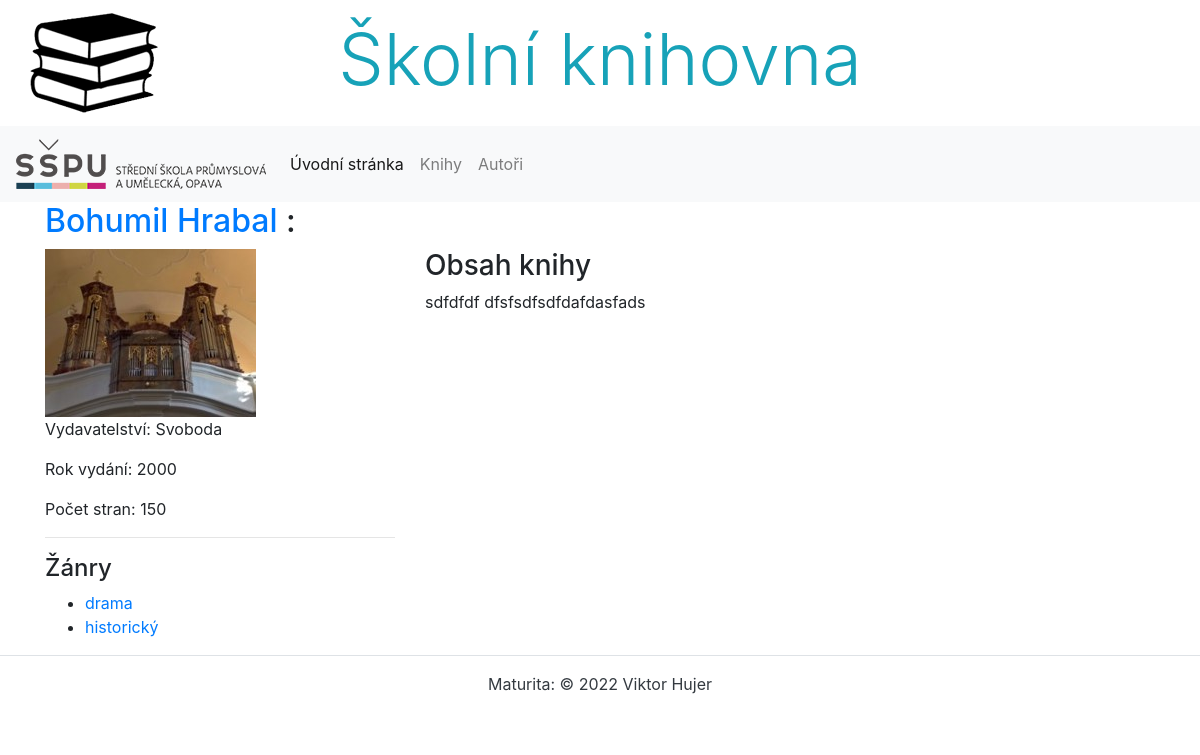
/knihovna/books/23, run on the app's committed database.
### knihovna/models.py (models this page shows)
class Autor(models.Model):
    jmeno = models.CharField(max_length=80, verbose_name='Jméno autora', help_text='Zadejte jméno autora',
                             error_messages={'blank': 'Jméno autora musí být vyplněno'})
    prijmeni = models.CharField(max_length=50, verbose_name='Příjmení autora', help_text='Zadejte příjmení autora',
                                error_messages={'blank': 'Příjmení autora musí být vyplněno'})
    narozeni = models.DateField(blank=True, null=True, verbose_name='Datum narození')
    umrti = models.DateField(blank=True, null=True, verbose_name='Datum úmrtí')
    biografie = models.TextField(blank=True, verbose_name='Životopis')
    fotografie = models.ImageField(upload_to='autori', verbose_name='Fotografie')
    class Meta:
        ordering = ['prijmeni', 'jmeno']
        verbose_name = 'Autor'
        verbose_name_plural = 'Autoři'
    def __str__(self):
        return f'{self.jmeno} {self.prijmeni}'

class Kniha(models.Model):
    titul = models.CharField(max_length=100, verbose_name='Titul knihy', help_text='Zadejte titul knihy',
                             error_messages={'blank': 'Titul knihy musí být vyplněn'})
    autori = models.ManyToManyField(Autor)
    obsah = models.TextField(blank=True, verbose_name='Obsah knihy', help_text='Vložte obsah knihy')
    pocet_stran = models.PositiveIntegerField(blank=True, null=True, validators=[MaxValueValidator(9999)],
                                              verbose_name='Počet stran', help_text='Zadejte počet stran (max. 9999)')
    rok_vydani = models.PositiveIntegerField(blank=True, null=True, validators=[MinValueValidator(1500), MaxValueValidator(2100)],
                                             verbose_name='Rok vydání', help_text='Zadejte rok vydání (1500 - 2100)')
    obalka = models.ImageField(upload_to='obalky', verbose_name='Obálka knihy')
    zanry = models.ManyToManyField(Zanr)
    vydavatelstvi = models.ForeignKey('Vydavatelstvi', on_delete=models.CASCADE, blank=True, null=True, verbose_name='Vydavatelství')
    class Meta:
        ordering = ['titul']
        verbose_name = 'Kniha'
        verbose_name_plural = 'Knihy'
    def __str__(self):
        return f'{self.titul} ({self.rok_vydani})'

class Vydavatelstvi(models.Model):
    nazev = models.CharField(max_length=100, verbose_name='Název vydavatelství', help_text='Zadejte název vydavatelství',
                             error_messages={'blank': 'Název vydavatelství je povinný údaj'})
    adresa = models.CharField(blank=True, null=True, max_length=200, verbose_name='Adresa')
    class Meta:
        ordering = ['nazev']
        verbose_name = 'Vydavatelství'
        verbose_name_plural = 'Vydavatelství'
    def __str__(self):
        return f'{self.nazev}'

class Zanr(models.Model):
    nazev = models.CharField(max_length=20, verbose_name='Název žánru', help_text='Zadejte název žánru')
    class Meta:
        ordering = ['nazev']
        verbose_name = 'Žánr'
        verbose_name_plural = 'Žánry'
    def __str__(self):
        return f'{self.nazev}'

### knihovna/views.py (the view)
# urls.py: path('books/<int:pk>', views.KnihaDetailView.as_view(), name='book_detail'),
class KnihaDetailView(DetailView):
    model = Kniha
    context_object_name = 'book'
    template_name = 'kniha/books_detail.html'

### knihovna/templates/kniha/books_detail.html (shortened to what this page needs)
{% extends 'base.html' %}
{% block content %}
    <h2>{% for autor in book.autori.all %}
        <a href="{% url 'author_detail' autor.id %}">{{ autor }}</a>
        {% endfor %}
        : {{ kniha.titul }}</h2>
    <div class="row">
        <div class="col-md-4">
            <img src="{{ book.obalka.url }}" alt="{{ book }}"
                 class="img-fluid">
            <p>Vydavatelství: {{ book.vydavatelstvi }}</p>
            <p>Rok vydání: {{ book.rok_vydani }}</p>
            <p>Počet stran: {{ book.pocet_stran }}</p>
            <hr>
            <h4>Žánry</h4>
            <ul>
                {% for zanr in book.zanry.all %}
                    <li><a href="#">{{ zanr }}</a></li>
                {% endfor %}
            </ul>
        </div>
        <div class="col-md-8">
            <h3>Obsah knihy</h3>
            <div>{{ book.obsah }}</div>
        </div>
    </div>
{% endblock %}

### data on the page
Autor: jmeno+prijmeni "Bohumil Hrabal"
Kniha: obalka (picture), vydavatelstvi "Svoboda", rok_vydani "2000", pocet_stran "150", obsah "sdfdfdf dfsfsdfsdfdafdasfads"
Zanr: nazev "drama"
Zanr: nazev "historický"
